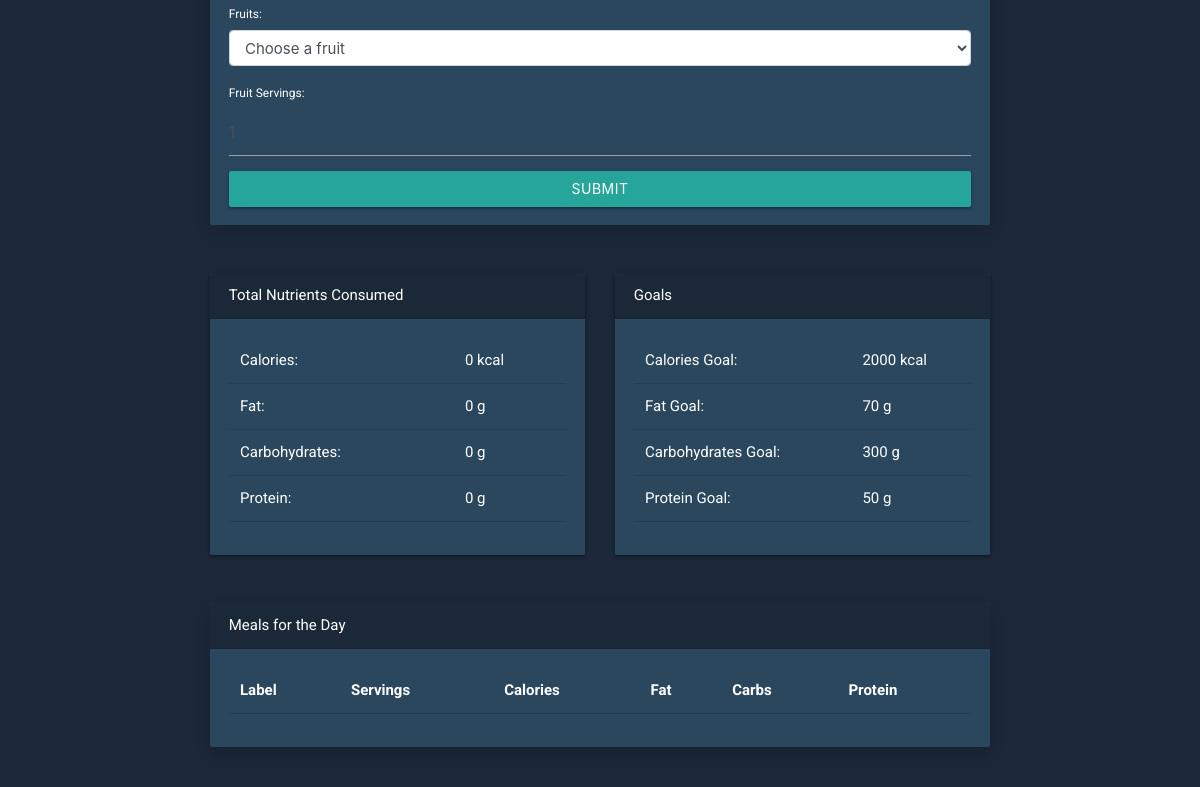
Page /dashboard (lower part) on the earlier database version.
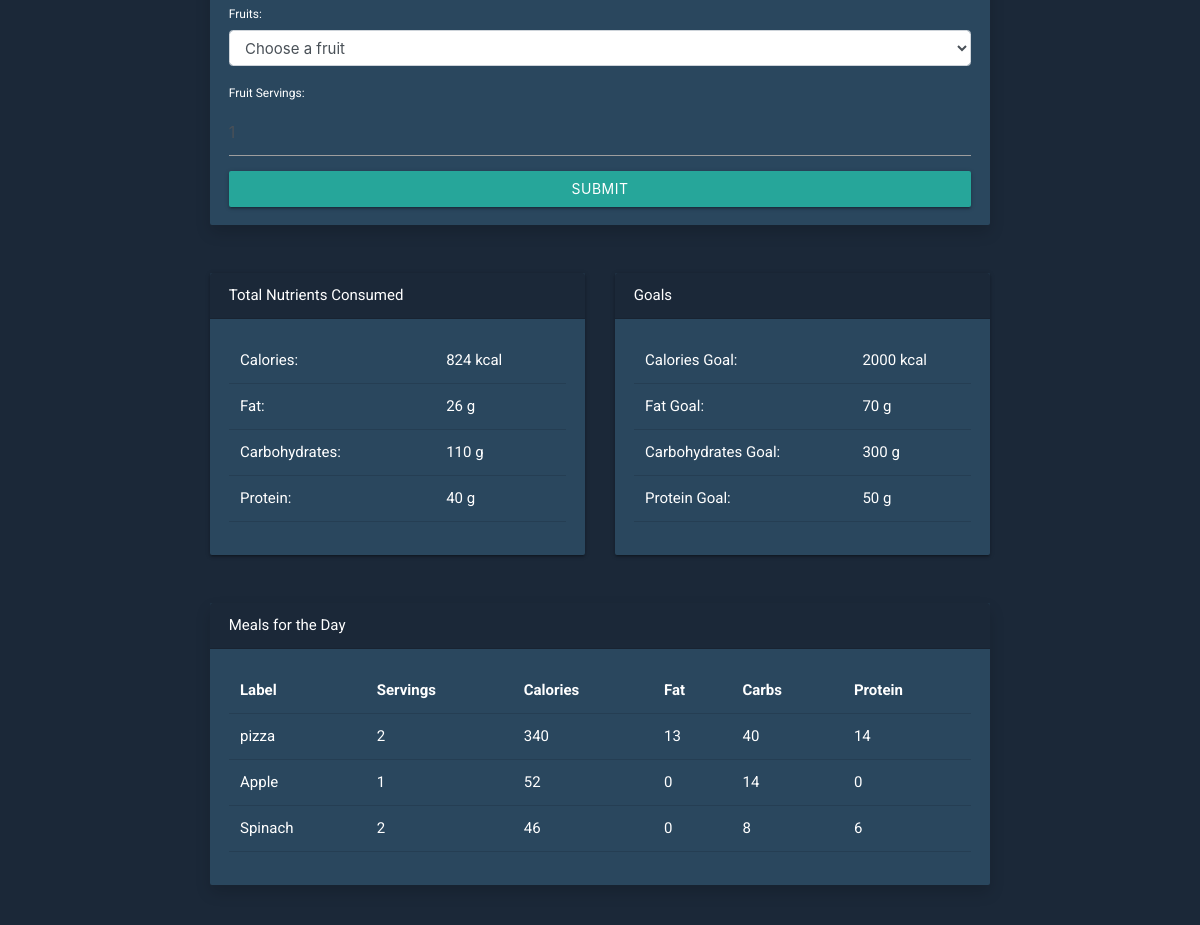
Same page on the later database version.
### tables this page shows
CREATE TABLE meal (
    id INTEGER PRIMARY KEY AUTOINCREMENT,
    servings INTEGER NOT NULL,
    label_id INTEGER NOT NULL,
    date TEXT NOT NULL,
    FOREIGN KEY(label_id) REFERENCES label(id)
);

CREATE TABLE label (
    id INTEGER PRIMARY KEY AUTOINCREMENT,
    name TEXT NOT NULL,
    file_name TEXT NOT NULL,
    calories INTEGER NOT NULL,
    fat INTEGER NOT NULL,
    protein INTEGER NOT NULL,
    carbs INTEGER NOT NULL
);

### main.py (the view, shortened to what this page needs)
@app.route("/dashboard", methods=["GET", "POST"])
def dashboard():
    conn = get_db_connection()
    labels = conn.execute('SELECT * FROM label').fetchall()
    meals = conn.execute("""
        SELECT
            meal.id as meal_id,
            meal.servings,
            meal.date,
            label.name,
            label.calories,
            label.fat,
            label.carbs,
            label.protein
        FROM meal
        JOIN label ON meal.label_id = label.id
        WHERE meal.date = ?
    """, (date.today(),)).fetchall()
    total_calories = 0
    total_fat = 0
    total_carbs = 0
    total_protein = 0
    total_calories = sum(meal['calories'] * meal['servings'] for meal in meals)
    total_fat = sum(meal['fat'] * meal['servings'] for meal in meals)
    total_carbs = sum(meal['carbs'] * meal['servings'] for meal in meals)
    total_protein = sum(meal['protein'] * meal['servings'] for meal in meals)
    conn.close()
    print(meals)
    if(len(meals) == 0):
        return render_template('dashboard.html', labels=labels)
    else:
        return render_template('dashboard.html', labels=labels, meals = meals, total_calories=total_calories, total_fat=total_fat, total_carbs=total_carbs, total_protein=total_protein)

### main.py (called while the page is built)
def get_db_connection():
    conn = sqlite3.connect('database.db')
    conn.row_factory = sqlite3.Row
    return conn

### templates/dashboard.html (shortened to what the changed rows need)
<!DOCTYPE html>
<html lang="en">
<head>
    <link href="https://stackpath.bootstrapcdn.com/bootstrap/4.5.2/css/bootstrap.min.css" rel="stylesheet">
    <link href="https://cdnjs.cloudflare.com/ajax/libs/materialize/1.0.0/css/materialize.min.css" rel="stylesheet">
</head>
<body>
    <div class="container">
        <div class="row">
            <div class="col-md-6">
                <div class="card">
                    <div class="card-body">
                        <table class="table table-borderless">
                            <tbody>
                                <tr>
                                    <td>Calories:</td>
                                    <td>{{ total_calories | default(0) }} kcal</td>
                                </tr>
                                <tr>
                                    <td>Fat:</td>
                                    <td>{{ total_fat | default(0) }} g</td>
                                </tr>
                                <tr>
                                    <td>Carbohydrates:</td>
                                    <td>{{ total_carbs | default(0) }} g</td>
                                </tr>
                                <tr>
                                    <td>Protein:</td>
                                    <td>{{ total_protein | default(0) }} g</td>
                                </tr>
                            </tbody>
                        </table>
                    </div>
                </div>
            </div>
        </div>
        <div class="row">
            <div class="col-md-12">
                <div class="card shadow">
                    <div class="card-body" id="mealsContainer">
                        <table class="table table-borderless">
                            <thead>
                                <tr>
                                    <th>Label</th>
                                    <th>Servings</th>
                                    <th>Calories</th>
                                    <th>Fat</th>
                                    <th>Carbs</th>
                                    <th>Protein</th>
                                </tr>
                            </thead>
                            <tbody>
                                {% for meal in meals %}
                                <tr>
                                    <td>{{ meal['name'] }}</td>
                                    <td>{{ meal['servings'] }}</td>
                                    <td>{{ meal['calories'] }}</td>
                                    <td>{{ meal['fat'] }}</td>
                                    <td>{{ meal['carbs'] }}</td>
                                    <td>{{ meal['protein'] }}</td>
                                </tr>
                                {% endfor %}
                            </tbody>
                        </table>
                    </div>
                </div>
            </div>
        </div>
    </div>
</body>
</html>

Differences in the rows shown:
added meal: name "pizza", servings "2", calories "340", fat "13", carbs "40", protein "14"
added meal: name "Apple", servings "1", calories "52", fat "0", carbs "14", protein "0"
added meal: name "Spinach", servings "2", calories "46", fat "0", carbs "8", protein "6"
Other differences:
{{ total_calories | default(0) }}: "0" → "824"
{{ total_fat | default(0) }}: "0" → "26"
{{ total_carbs | default(0) }}: "0" → "110"
{{ total_protein | default(0) }}: "0" → "40"
